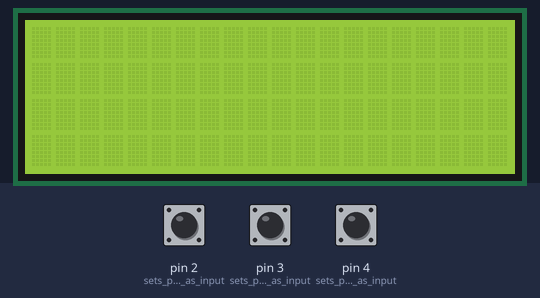
This sketch was run on a simulated Arduino Uno, built with avr-gcc and run on an emulated ATmega328P. On the bench: 20×4 character LCD. The test bench sets the inputs (shaded band); at power-on: pin 4 (sets_pin_4_as_input) LOW, pin 2 (sets_pin_2_as_input) LOW, pin 3 (sets_pin_3_as_input) LOW. Random numbers use the default seed unless the sketch sets one.

Above: at 1.2 s.
1.3 s: pin 4 (sets_pin_4_as_input) pulled HIGH for 3.2 s
At 4.6 s:
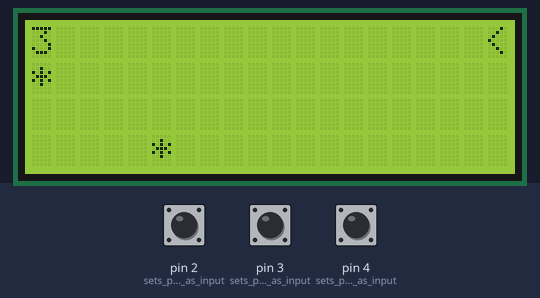
6.0 s: pin 4 (sets_pin_4_as_input) pulled HIGH for 3.2 s
At 9.4 s:
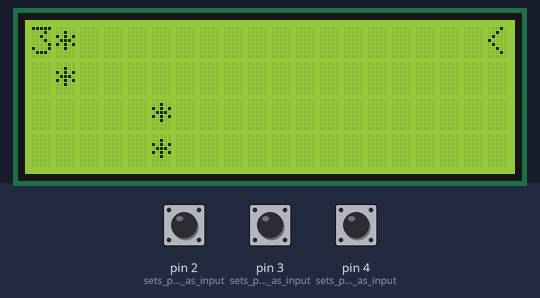
10.7 s: pin 4 (sets_pin_4_as_input) pulled HIGH for 3.2 s
At 14.2 s:
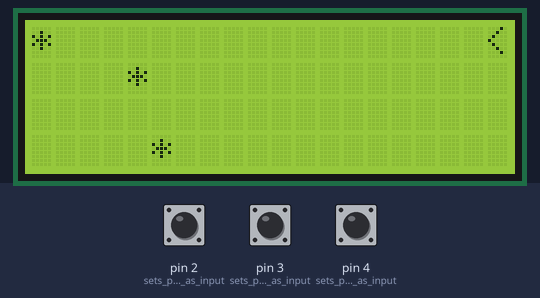
15.4 s: pin 4 (sets_pin_4_as_input) pulled HIGH for 1 s
At 17.0 s:
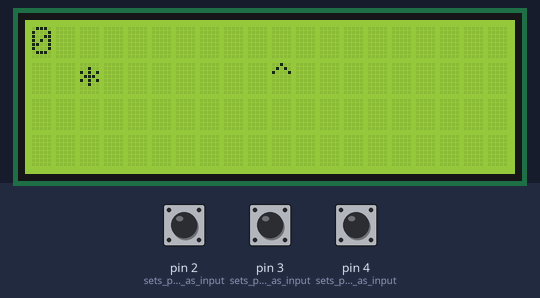
17.9 s: pin 4 (sets_pin_4_as_input) pulled HIGH for 1 s
At 19.4 s:
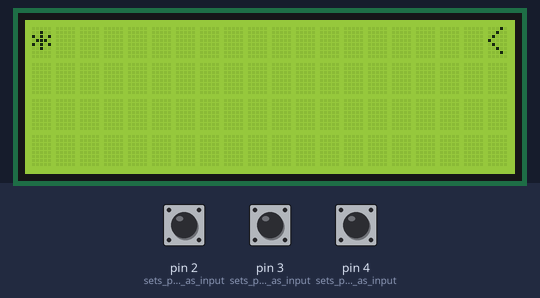
20.4 s: pin 4 (sets_pin_4_as_input) pulled HIGH for 3.2 s
At 24.8 s:
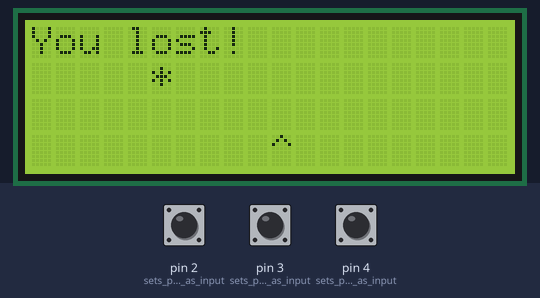
Timing chart, 0 to 26.1 s (numbered marks = the images above; inputs shaded):
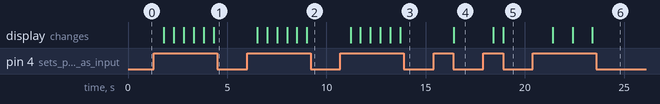

Measured:
- after the input at 1.3 s, the display: first changes after 0.51 s (image 1 shows a later state)
- after the input at 6.0 s, the display: first changes after 0.51 s (image 2 shows a later state)
- after the input at 10.7 s, the display: first changes after 0.51 s (image 3 shows a later state)
- after the input at 15.4 s, the display: changes after 1.0 s (image 4)
- after the input at 17.9 s, the display: first changes after 0.51 s (image 5 shows a later state)
- after the input at 20.4 s, the display: first changes after 1.0 s (image 6 shows a later state)

The sketch:

somefinalbs.ino
```cpp
#include <LiquidCrystal.h>
LiquidCrystal LcdDriver(11,9,5,6,7,8);
unsigned long timer; //keeps track of game time
int asteroidsPassed; //keeps track of asteroids passed
int curPos; //keep track of the current position in each game
boolean board[4][20]; //the game board
int snake[2]; //location of the snake
int fruitPos[2]; //location of the fruit for the snake
int snakeState; //current state of the snake (win, lose, continue)
int snakeCount; //keeps track of how many fruits the snake as eaten
int lives; //the current lives for the meteor game
int updateSpeed; //the current update speed;
enum ButtonState { Idle, Wait, Low }; //enum for the currrent button state
enum GameState { GameA, GameB }; //enum for the current game state

long ButtonTime; //keeps track of how long the button was pressed.

ButtonState BS; //keeps track of button state
GameState Game; //keeps track of game state
void setup() //sets up all needed variables
{
  curPos = 0; //sets curpos to 0
  pinMode(2, INPUT); //sets pin 2 as input
  pinMode(3, INPUT); //sets pin 3 as input
  pinMode(4, INPUT); //sets pin 4 as input

  attachInterrupt(0, MonitorA, CHANGE); //attaches an interrupt to pin 2
  attachInterrupt(1, MonitorB, CHANGE); //attaches an interrupt to pin 3

  LcdDriver.begin(20,4); //set board size
  LcdDriver.clear(); //clears the board
  LcdDriver.setCursor(0,0);//sets cursor to top left corner

  BS = Idle; //sets button state to idle
  Game = GameA; //sets game state to GameA
  snakeState = 0; //sets snake state to 0
  snakeCount = 0; //sets snake state to 0
  lives = 3; //sets lives to three
  asteroidsPassed = 0; //sets asteriods passed to 0
  updateSpeed = 500; //sets update speed to 500

  timer = millis();//sets timer to current time in millis
  ButtonTime = millis(); //sets button to current time in millis

} //end setup

void MonitorA() // handles interrupts
{
  if(digitalRead(2) == digitalRead(3)) //if states are equal
    curPos+=1; //add one to cur pos
  else//states not equal
    curPos-=1; //remove one from cur pos
}//end MonitorB

void MonitorB()//handles interrupts
{
  if(digitalRead(2) == digitalRead(3))//if states are equal
    curPos -= 1;//remove one from cur pos
  else//states not equal
    curPos += 1;//add one to curpos
}//end MonitorB

void updateGameA()// handles GameA updates
{
  int pos = abs(curPos/4) % 4;//bounds the pos to a number between 0 and 3
  boolean temp[4][20];//makes a temporary array to shift
  for(int r = 0; r < 4; r++)//runs from 0 -> 3
  {
    for(int k = 20; k > 0; k--)//runs from 0 -> 19
    {
      temp[r][k] = board[r][(k - 1) % 20];//sets the current position with the one infront of it.
    }//end for
  }//end for
  for(int k = 0; k < 4; k++)//runs from 0 -> 3
  {
    temp[k][0] = false;//sets position to false
    if(random(0,100) < 20)//randomly adds a position about 20% of the time
      temp[k][0] = true;//set the position to true
  }//end for

  for(int r = 0; r < 4; r++)// runs from 0 -> 3
  {
    for(int k = 0; k < 20; k++) //runs from 0 -> 19
    {
        board[r][k] = temp[r][k];//copys the state of temp to board
    }//end for
  }//end for
  asteroidsPassed += 1; //adds 1 to asteroids passed
  if(board[pos][19])//if the curPOs and theres an asteroid are in the same position
    lives -= 1;//remove one from lives.
}//end updateGameA

void updateGameB()//handles GameB updates
{

  int pos = abs(curPos/4) % 4;//bounds the pos to a number between 0 and 3

  if(fruitPos[0] == snake[0] && fruitPos[1] == snake[1]) //if fruitpos is the same as snakepos
  {
    fruitPos[0] = random(0,4);// randomly places on y axis
    fruitPos[1] = random(0,20);//randomly places on x acis
    snakeCount+=1;//update snake count 1
    updateSpeed -= 50;//increments updatespeed
  }
  if(pos == 0)//if facing up
  {
    snake[0] = snake[0] - 1;//decrement current y pos
  }//end if
  else if(pos == 1)//if facing right
  {
    snake[1] = snake[1] - 1;//decrement x pos
  }//end if
  else if(pos == 2)//if facing down
  {
    snake[0] = snake[0] + 1;//increment y pos
  }//end if
  else if(pos == 3)//if facingleft
  {
    snake[1] = snake[1] + 1;//increment x pos
  }//end if
  if(snake[0] == -1 || snake[0] == 5) //if out of y bounds
  {
    snakeState = 2; //set state to lose
    return;//exit method
  }//end if
  else if(snake[1] == -1 || snake[1] == 20)//if out of x bounds
  {
    snakeState = 2;//set state to lose
    return;//exit method
  }//end if
  if(snakeCount == 10)//if collected 10 fruits
  {
    snakeState = 1;//set state to win
    return;//exit method
  }//end if
}// end updateGameB

void drawToLCD()//Draws to the lcd
{
  LcdDriver.clear();//clear the LCD

  if(Game == GameA)//if the current game is GameA
  {
    int tempPos = (abs(curPos/4) % 4);//bound position from 0 -> 3
    LcdDriver.setCursor(19,tempPos);//set to position of characted
    LcdDriver.print("<");//print
    LcdDriver.setCursor(0,0);//set cursor to top left
    LcdDriver.print((char)(lives + 48));//prints the lives

    for(int r = 0; r < 4; r++)//increment from 0->3
    {
      for(int k = 0; k < 20; k++)//increment from 0->19
      {
          LcdDriver.setCursor(k,r);//sets to current position in board.
          if(board[r][k])//if the board at this point is true
            LcdDriver.print("*");//draw an asteroid
      }//end for
    }//end for
  }//end if
  else//Game == GameB
  {
    LcdDriver.setCursor(fruitPos[1],fruitPos[0]);//set position to where the fruit is
    LcdDriver.print("*");//print at fruit point

    int tempPos = (abs(curPos/4) % 4);//bounds pos between 0 and 3
    LcdDriver.setCursor(0,0);// sets cursor to top left
    LcdDriver.print(snakeCount);//print snake count
    LcdDriver.setCursor(snake[1],snake[0]);//sets to position of snake
    if(tempPos == 0)//if facing up
      LcdDriver.print("^");//print ^
    else if(tempPos == 1)//if facing right
      LcdDriver.print("<");//print <
    else if(tempPos == 2)//if facing down
      LcdDriver.print("v");//print v
    else//facing left
      LcdDriver.print(">");//print >
    //end if
  }//end if
}//end draw to lcd

void ResetGame()//resets everything.
{
  lives = 3;//resets
  for(int r = 0; r < 4; r++)
  {
    for(int k = 0; k < 20; k++)
    {
        board[r][k] = false;//resets board pos to false
    }
  }
  asteroidsPassed = 0;//resets asteroids to 0
  curPos = 0;//resets curpos to 0
  snake[0] = 2;//resets to middle
  snake[1] = 10;//resets to middle

  snakeState = 0;//resets to 0
  snakeCount = 0; //resets to 0
  fruitPos[0] = random(0,4);//resets to randomPos
  fruitPos[1] = random(0,20);//resets to randomPos
  if(Game == GameA)//is GameA
  {
    updateSpeed = 500;//resets to 500
  }
  else //is GameB
  {
    updateSpeed = 1000;//resets to 1000
  }//end if

  timer = millis();//resets to current time

}//End Reset Game

void ChangeGame()//set needed stuff to changegame
{
  ResetGame();//calls reset game
  if(Game == GameA)//If on GameA
  {
    Game = GameB;//Change to GameB
    updateSpeed = 1000;//sets update interval to 1000
  }
  else //is GameB
  {
    Game = GameA;//Change to GameA
    updateSpeed = 500;//sets update interval to 500
  }//end if
}//end ChangeGame

void loop() //main method constantly loops
{
  int state = ButtonNextState(digitalRead(4));//gets the current button state
  if(state == 2)//if short press
    ResetGame();//call reset game
  else if(state == 3)//if long press
    ChangeGame();//call change game
  if(GameA == Game)//if GameA
  {
    if(lives > 0)//if lives are greater then 0
    {
      if(millis() - timer >= updateSpeed)//if updateSpeed time has passed
      {
        updateGameA();//call updateGameA method
        drawToLCD();//call drawToLcd
        timer += updateSpeed;//update timer
        if(asteroidsPassed % 19 == 0 && timer - 50 > 250)//if 19 asteroids have updated
        {
          asteroidsPassed = 0;//reset them to 0
          updateSpeed -= 50;//increment update speed
        }//end if
      }//end if
    }//end if
    else if(lives == 0)//if lives == 0
    {
      //drawToLCD();
      LcdDriver.setCursor(19,(abs(curPos/4) % 4));//sets to current pos of person
      LcdDriver.print("X");//draws an x
      lives = -1;//sets lives to -1 as not to update constantly
    }//end if
  }//end if
  else //is GameB
  {
    if(snakeState == 0)// If haven't lost yet
    {
      if(millis() - timer >= updateSpeed)//if updateSpeed time has passed
      {
        updateGameB();//call updateGameB method
        drawToLCD();// call drawToLcd
        timer += updateSpeed;//update timer by updateSpeed
      }//end if
    }//end if
    else if(snakeState == 1)//if state == 1
    {
      LcdDriver.setCursor(0,0);//sets cursor to top left
      LcdDriver.print("You won!");//print you won
    }//end if
    else if(snakeState == 2)//if state == 2
    {
      LcdDriver.setCursor(0,0);//sets cursor to top left
      LcdDriver.print("You lost!");//print you lost
    }//end if
  }//end if
}//end loop


int ButtonNextState(int state)//Checks the state of the button
{
    switch(BS)//Checks the button state
    {
        case Idle:
        {//if it is idle
            if(state == LOW)
            {//if the state was low reset stuff
                ButtonTime = millis();//reset the button timer
                BS = Wait;//
                PORTB |= 0x2000;//set pin to high
            }//end if
            break;
        }//end idle case
        case Wait:
        {//if the button state is idle
            if(state == HIGH)//if the state is high set b to idle
                BS = Idle;
            else if(millis() - ButtonTime >= 5)
            {//the button was pressed and the state was low
                BS = Low;//set the state to low
                PORTB &= 0xDFFF;//set the led to high
                return 1;//return 1
            }break;//end if
        }//end wait case
        case Low:
        {//if it is low
            if(state == HIGH)//if the button state is high
                BS = Idle;//if the state is idle
      else if(millis() - ButtonTime < 250)
        return 2;
      else
        return 3;
        }//end low case
    }//end switch
    return 0;//return 0 if not pressed
}//end ButtonNextState
```
